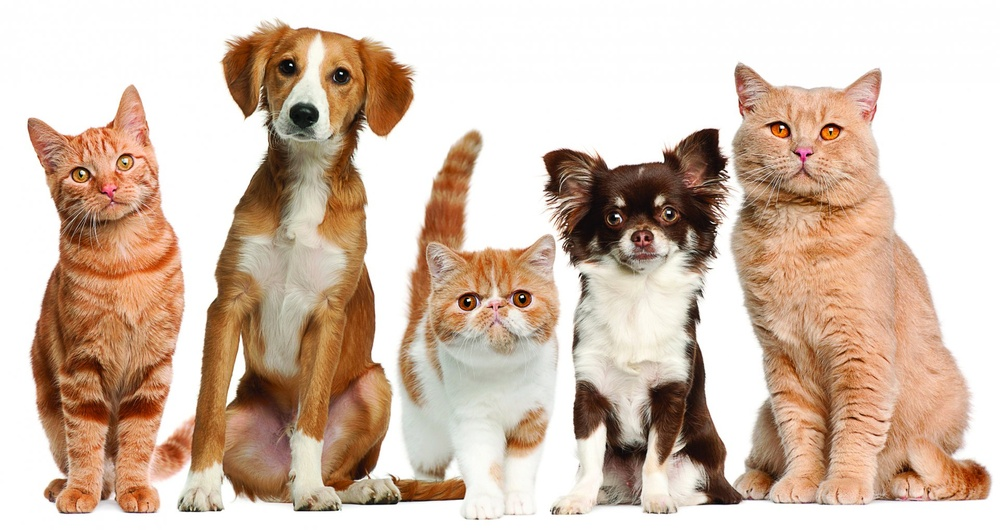
#> input picture cats_dogs.jpg, 1000 x 530 px, shrunk from 1920 x 1017 before the run
$ python masking_from_annotation.py
#> lines starting #> are read from the running program, lines starting #| are printed output that depends on the picture; after the words box and inside, x2 and y2 are one past the last pixel; in counts of white or black regions, pixels touching at a corner belong together
# /mnt/f/project/webcam_webserver/create_mask.py

import cv2
import numpy as np
import random

# --- การตั้งค่า ---
# ตั้งชื่อไฟล์ภาพและไฟล์ annotation ให้ถูกต้อง
image_path = 'cats_dogs.jpg'
label_path = 'cats_dogs_auto_annotate_labels/cats_dogs.txt'

# --- โค้ดหลัก ---
# 1. อ่านภาพต้นฉบับเพื่อเอาขนาด (dimensions)
try:
    image = cv2.imread(image_path)
#> image is the input picture: shape (530, 1000, 3); mean B, G, R 173.1, 189.6, 211.5
    if image is None:
        raise FileNotFoundError(f"ไม่พบไฟล์ภาพที่: {image_path}")
    h, w, _ = image.shape
#> h = 530; w = 1000
except Exception as e:
    print(f"เกิดข้อผิดพลาดในการอ่านไฟล์ภาพ: {e}")
    exit()

# 2. สร้างภาพ mask เปล่าๆ สำหรับผลลัพธ์
#    - binary_mask: สำหรับ mask ขาว-ดำ ของทุก object
#    - color_mask_overlay: สำหรับ mask สีที่จะไปซ้อนทับภาพจริง
binary_mask = np.zeros((h, w), dtype=np.uint8)
color_mask_overlay = np.zeros_like(image)

# สร้าง Dictionary สำหรับเก็บสีของแต่ละคลาส และ list สำหรับเก็บข้อมูล annotation
colors = {}
annotations_data = []

# 3. อ่านและประมวลผลไฟล์ annotation
try:
    with open(label_path, 'r') as f:
#> (reads cats_dogs_auto_annotate_labels/cats_dogs.txt from the repository)
        for line in f:
            parts = line.strip().split()
            if not parts:
                continue

            # แยก class_id และพิกัด
            class_id = int(parts[0])
            polygon_norm = np.array(parts[1:], dtype=np.float32).reshape(-1, 2)

            # แปลงพิกัดที่ normalize กลับเป็นพิกัดจริงบนภาพ (Denormalize)
            polygon_pixels = (polygon_norm * np.array([w, h])).astype(np.int32)

            # สุ่มสีสำหรับคลาสใหม่ที่ยังไม่เคยเจอ
            if class_id not in colors:
                colors[class_id] = [random.randint(50, 255) for _ in range(3)]

            current_color = colors[class_id]

            # วาด polygon ลงบน color_mask_overlay
            cv2.fillPoly(color_mask_overlay, [polygon_pixels], color=current_color)

            # วาด polygon ลงบน binary_mask (ทุก object เป็นสีขาว)
            cv2.fillPoly(binary_mask, [polygon_pixels], color=(255))

            # เก็บข้อมูล polygon และสีไว้เพื่อวาดเส้นขอบทีหลัง
            annotations_data.append({'poly': polygon_pixels, 'color': current_color})
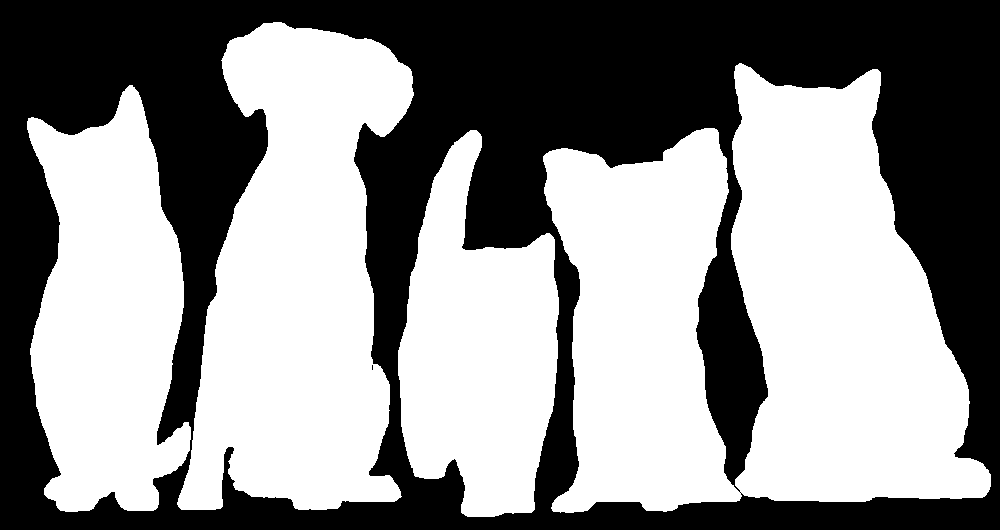
#> binary_mask: shape (530, 1000); 55.5% white; 2 black regions (1 under 20 px), largest, box (x1, y1, x2, y2) and area: (0, 0, 1000, 530) 235932
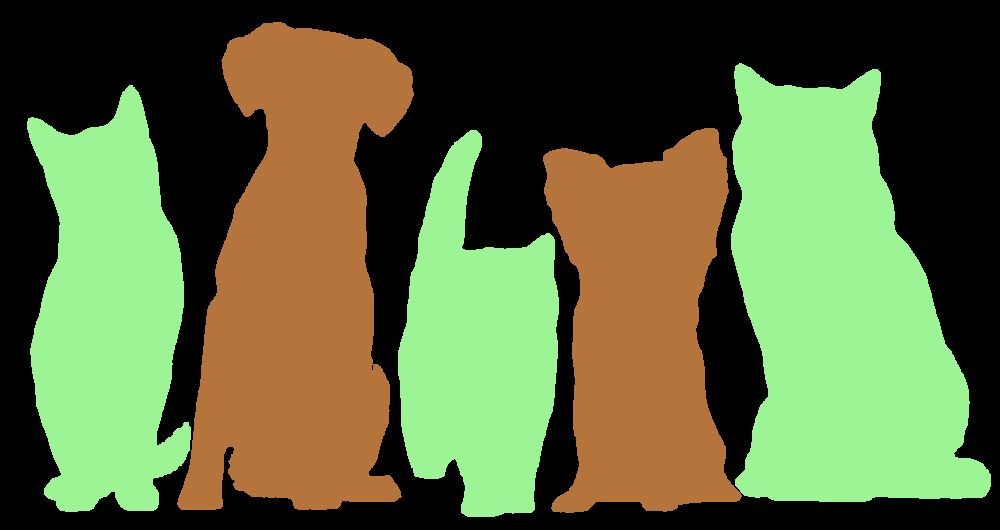
#> color_mask_overlay: shape (530, 1000, 3); mean of channels 0, 1, 2 60.9, 104.5, 92.7; drawn as B, G, R

except FileNotFoundError:
    print(f"ไม่พบไฟล์ annotation ที่: {label_path}")
    exit()
except Exception as e:
    print(f"เกิดข้อผิดพลาดระหว่างประมวลผล: {e}")
    exit()


# 4. สร้างภาพที่ซ้อนทับ (Overlay) ด้วยความโปร่งใส
alpha = 0.5  # ค่าความโปร่งใส (0.0 - 1.0)
overlay_image = cv2.addWeighted(image, 1, color_mask_overlay, alpha, 0)
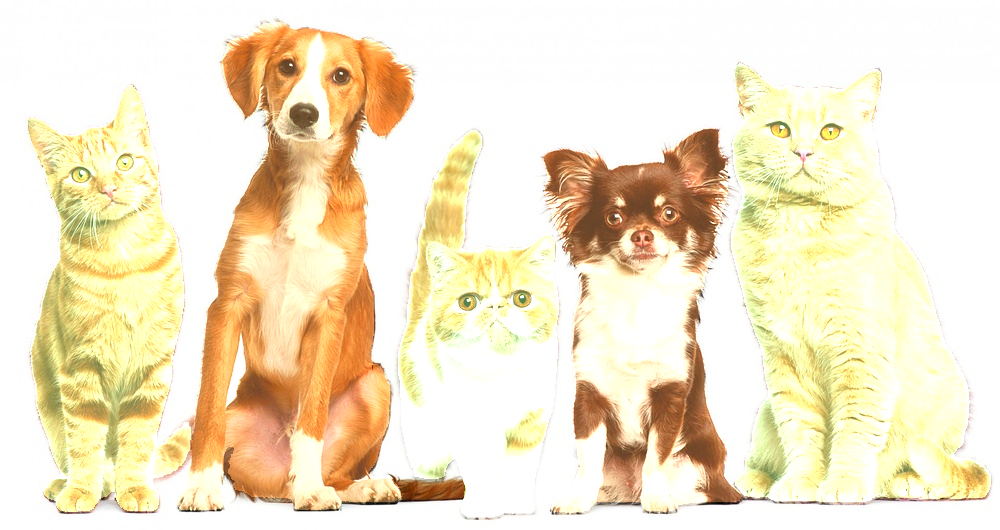
#> overlay_image: shape (530, 1000, 3); mean B, G, R 202.2, 230.6, 243.6

# 5. วาดเส้นรอบนอก (Outline) ทับลงบนภาพ overlay
#    การวาดทับทีหลังจะทำให้เส้นขอบคมชัดและไม่โปร่งใส
for data in annotations_data:
    cv2.polylines(
        overlay_image,
        [data['poly']],
        isClosed=True,
        color=data['color'],
        thickness=2  # สามารถปรับความหนาของเส้นได้ที่นี่
    )
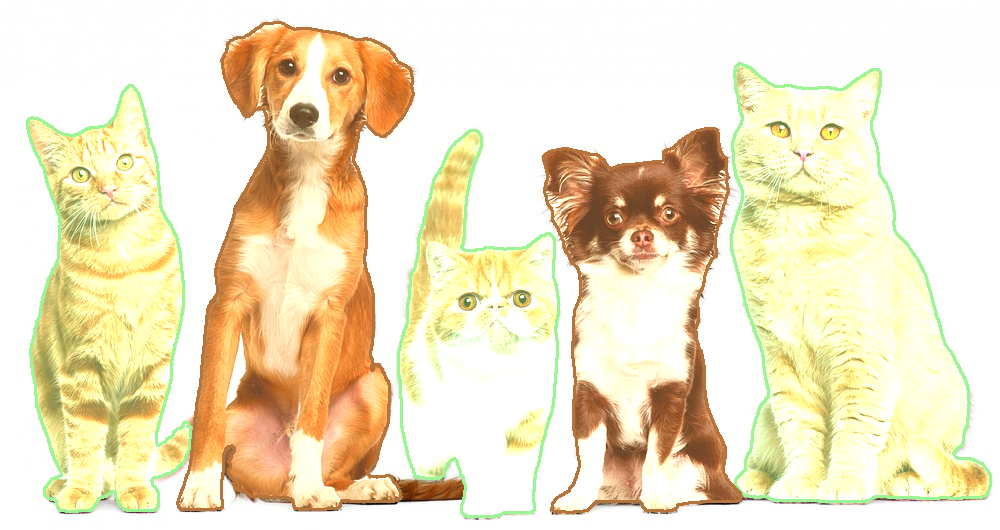
#> overlay_image: shape (530, 1000, 3); 3.88% of pixels changed, all inside (x1, y1, x2, y2) = (26, 21, 992, 518)

# 6. แสดงผลลัพธ์
cv2.imshow('Original Image', image)
cv2.imshow('Binary Mask (All Objects)', binary_mask)
cv2.imshow('Image with Mask Overlay and Outlines', overlay_image)

print("กดปุ่มใดๆ บนหน้าต่างภาพเพื่อปิดโปรแกรม")
cv2.waitKey(0)
cv2.destroyAllWindows()

# (ทางเลือก) บันทึกไฟล์ผลลัพธ์
# cv2.imwrite('binary_mask_output.png', binary_mask)
# cv2.imwrite('overlay_with_outlines_output.png', overlay_image)
# print("บันทึกไฟล์ mask และ overlay เรียบร้อยแล้ว")
